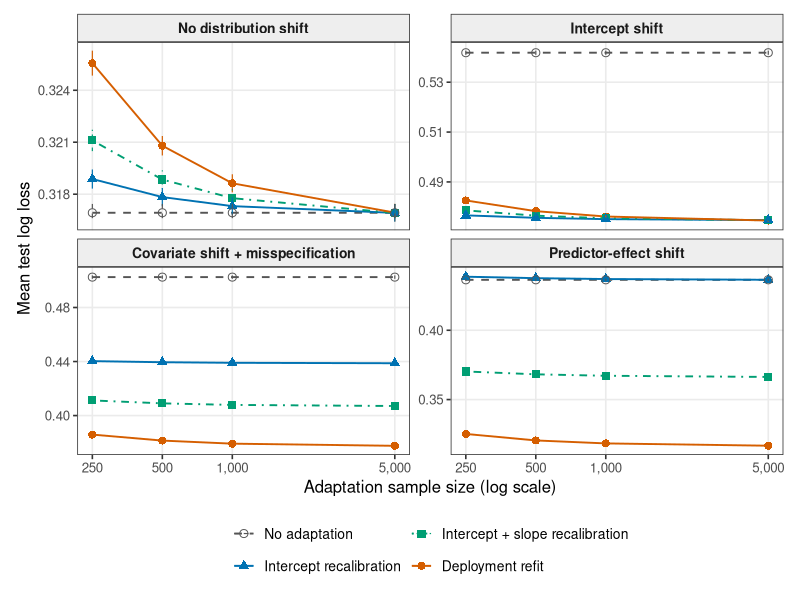

Here is the R script that generated this plot:
## ---- chunk 1
knitr::opts_chunk$set(
  echo = FALSE,
  warning = FALSE,
  message = FALSE,
  fig.align = "center",
  out.width = "100%"
)

publication_dir <- "data"
library(ggplot2)
method_labels <- c(none="No adaptation", intercept_recal="Intercept recalibration",
 intercept_slope_recal="Intercept + slope recalibration",
 importance_weighted_refit="Importance-weighted refit", deployment_refit="Deployment refit")
method_levels <- c("No adaptation", "Intercept recalibration",
 "Intercept + slope recalibration", "Deployment refit", "Importance-weighted refit")
plot_colours <- setNames(c("#555555", "#0072B2", "#009E73", "#D55E00", "#CC79A7"), method_levels)
plot_shapes <- setNames(c(1,17,15,16,3), method_levels)
plot_lines <- setNames(c("dashed","solid","dotdash","solid","dotted"), method_levels)
shift_labels <- c(covariate_misspecified="Covariate shift + misspecification",
 intercept_shift="Intercept shift", slope_shift="Predictor-effect shift")
style_scales <- function() list(
 scale_colour_manual(values=plot_colours, drop=FALSE),
 scale_shape_manual(values=plot_shapes, drop=FALSE),
 scale_linetype_manual(values=plot_lines, drop=FALSE))
paper_theme <- function() theme_bw(base_size=12) + theme(
 legend.position="bottom", panel.grid.minor=element_blank(),
 strip.background=element_rect(fill="#EEEEEE"), strip.text=element_text(face="bold",size=10),
 plot.title=element_text(face="bold"), plot.caption=element_text(hjust=0,size=10),
 legend.text=element_text(size=10),
 plot.margin=margin(10,12,10,12))
probability <- read.csv("data/adaptation_probability_summary.csv")
probability$Method <- factor(unname(method_labels[probability$method]), levels=method_levels)
probability$Condition <- factor(probability$shift_type, levels=names(shift_labels), labels=unname(shift_labels))
plot_probability <- function(metric, se, ylab) {
 d <- probability
 d$value <- d[[metric]]; d$lower <- d$value-1.96*d[[se]]; d$upper <- d$value+1.96*d[[se]]
 ggplot(d,aes(shift_value,value,colour=Method,shape=Method,linetype=Method)) +
 geom_line(linewidth=.65) + geom_errorbar(aes(ymin=lower,ymax=upper),width=0,linewidth=.35) +
 geom_point(size=2) + facet_wrap(~Condition,ncol=3,scales="free_x") + style_scales() +
 labs(x="Magnitude of distribution shift",y=ylab,colour=NULL,shape=NULL,linetype=NULL,
 caption="Bars: approximate 95% Monte Carlo intervals; 500 replications per condition.") +
 paper_theme() + guides(colour=guide_legend(nrow=2),shape=guide_legend(nrow=2),linetype=guide_legend(nrow=2))
}
knitr::opts_chunk$set(fig.width=9,fig.height=4.6,dev="pdf")
## ---- chunk 2
d <- read.csv("data/sensitivity_summary.csv")
d$Condition <- factor(d$Condition,
 levels=c("baseline","intercept_shift","covariate_misspecification","predictor_effect_shift"),
 labels=c("No distribution shift","Intercept shift","Covariate shift + misspecification","Predictor-effect shift"))
d$Method <- factor(d$Method,levels=method_levels[1:4])
ggplot(d,aes(Adaptation_n,Mean_Log_loss,colour=Method,shape=Method,linetype=Method)) +
 geom_line(linewidth=.65) + geom_point(size=2.4) +
 geom_errorbar(aes(ymin=Mean_Log_loss-1.96*MCSE_Log_loss,ymax=Mean_Log_loss+1.96*MCSE_Log_loss),width=0,linewidth=.4) +
 facet_wrap(~Condition,ncol=2,scales="free_y") +
 scale_x_log10(breaks=c(250,500,1000,5000),labels=c("250","500","1,000","5,000")) +
 scale_colour_manual(values=plot_colours,drop=TRUE) +
 scale_shape_manual(values=plot_shapes,drop=TRUE) +
 scale_linetype_manual(values=plot_lines,drop=TRUE) +
 labs(x="Adaptation sample size (log scale)",y="Mean test log loss",colour=NULL,shape=NULL,linetype=NULL) +
 paper_theme() + guides(colour=guide_legend(nrow=2),shape=guide_legend(nrow=2),linetype=guide_legend(nrow=2))
## ---- chunk 3
d <- read.csv("data/sensitivity_summary.csv")
d <- d[d$Adaptation_n %in% c(250,5000),]
d$Condition <- c(baseline="Baseline",covariate_misspecification="Covariate + misspecification",intercept_shift="Intercept shift",predictor_effect_shift="Predictor-effect shift")[d$Condition]
d$Method <- sub("Intercept + slope recalibration","Intercept + slope",d$Method,fixed=TRUE)
d$Method <- sub("Intercept recalibration","Intercept",d$Method,fixed=TRUE)
d$Method <- sub("Deployment refit","Refit",d$Method,fixed=TRUE)
tab <- data.frame(Condition=d$Condition,n=d$Adaptation_n,Method=d$Method,
 `Log loss`=d$Mean_Log_loss,Brier=d$Mean_Brier,PMSE=d$Mean_PMSE,
 `ROC-AUC`=d$Mean_ROC_AUC,check.names=FALSE)
cat("\\begingroup\n\\small\n\\setlength{\\tabcolsep}{4pt}\n")
print(knitr::kable(tab,format="latex",booktabs=TRUE,longtable=TRUE,digits=c(0,0,0,4,4,6,4),
 caption="Supporting sample-size experiment: mean performance at adaptation sizes 250 and 5,000 (1,000 replications). Full summaries retain all four sample sizes."))
cat("\\endgroup\n")
